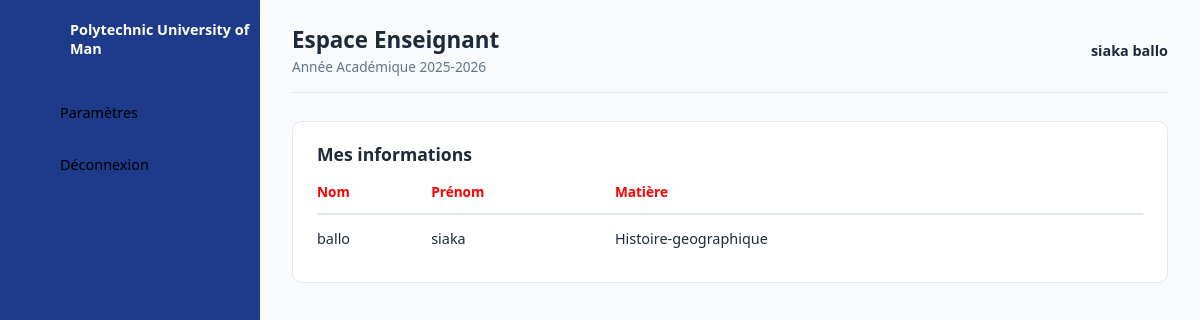
The app's page /dashboardteacher/ (signed in), older data.
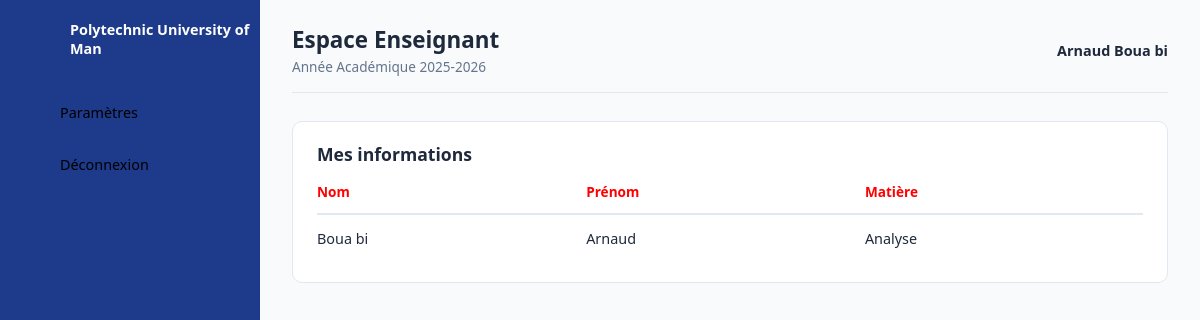
The same page, newer data.
### new_project/models.py (models this page shows, shortened)
class Professeur (models.Model):
    nom=models.CharField(max_length=100)
    prenom =models.CharField(max_length=100)
    age=models.IntegerField(default=0)
    classe = models.ForeignKey(Classes, on_delete=models.SET_NULL,null=True,blank=True)
    matiere =models.ForeignKey (Matieres, on_delete=models.SET_NULL,null=True, blank=True)
    id_user =models.OneToOneField(Utilisateur, on_delete=models.CASCADE, related_name='professeur' , null=True )
    class Meta:
        verbose_name = "Professeur"
        verbose_name_plural = "Professeurs"

class Matieres (models.Model):
    nom=models.CharField(max_length=50)
    class Meta:
        verbose_name = "Matière"
        verbose_name_plural = "Matières"

### pages/views.py (the view)
# urls.py: path("dashboardteacher/", dashboardteacher,name="dashboardteacher"),
def dashboardteacher(request):
    professeur = get_object_or_404(Professeur, id_user=request.user)
    context = {"professeur": professeur}
    return render(request, "dashboardteacher/dashboardteacher.html", context)

### templates/dashboardteacher/dashboardteacher.html (shortened to what this page needs)
{% load static %}
<!DOCTYPE html>
<html lang="fr">
<head>
    <link rel="stylesheet" href="{% static 'css/dashboardadmin.css' %}?v=2.0">
</head>
<body>
    <div class="container">
        <aside class="navigation">
            <ul>
                <li class="brand">
                    <a href="#">
                        <span class="titre">Polytechnic University of Man</span>
                    </a>
                </li>
                <li>
                    <a href="#">
                        <span class="titre">Paramètres</span>
                    </a>
                </li>
                <li class="logout">
                    <a href="{% url 'deconnexion' %}">
                        <span class="titre">Déconnexion</span>
                    </a>
                </li>
            </ul>
        </aside>
        <main class="main-content">
            <header class="topbar">
                <div>
                    <h2>Espace Enseignant</h2>
                    <p class="subtitle">Année Académique 2025-2026</p>
                </div>
                <div class="user-profile">
                    <span>{{ professeur.prenom }} {{ professeur.nom }}</span>
                </div>
            </header>
            <section class="details">
                <div class="recent-orders">
                    <div class="card-header">
                        <h3>Mes informations</h3>
                    </div>
                    <table>
                        <thead>
                            <tr>
                                <td class="lock">Nom</td>
                                <td class="lock">Prénom</td>
                                <td class="lock">Matière</td>
                            </tr>
                        </thead>
                        <tbody>
                            {% if professeur %}
                            <tr>
                                <td>{{ professeur.nom }}</td>
                                <td>{{ professeur.prenom }}</td>
                                <td>{{ professeur.matiere.nom }}</td>
                            </tr>
                            {% else %}
                            <tr>
                                <td colspan="3">Aucune information trouvée pour cet enseignant.</td>
                            </tr>
                            {% endif %}
                        </tbody>
                    </table>
                </div>
            </section>
        </main>
    </div>
</body>
</html>

Row changes from the older to the newer data that the page shows:
removed Professeur: prenom "siaka", nom "ballo", matiere.nom "Histoire-geographique"
added Professeur: prenom "Arnaud", nom "Boua bi", matiere.nom "Analyse"
